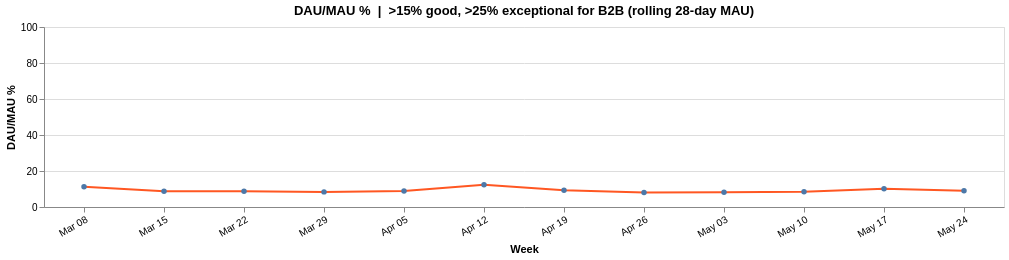

Source (Vega-Lite JSON):
### Vega-Lite specification from a JSON file in a GitHub repository (floating-point values rounded to 4 significant figures)
{"$schema": "https://vega.github.io/schema/vega-lite/v5.20.1.json", "config": {"view": {"continuousHeight": 300, "continuousWidth": 300}}, "data": {"name": "data-d785bcb3f7b125a02d6607a5285fe436"}, "datasets": {"data-d785bcb3f7b125a02d6607a5285fe436": [{"avg_dau": 489.6, "dau_mau": 11.3, "label": "Mar 08", "mau": 4331, "wau": 1716, "wau_mau": 39.6, "week": "2026-03-08T00:00:00"}, {"avg_dau": 409.7, "dau_mau": 8.8, "label": "Mar 15", "mau": 4652, "wau": 2005, "wau_mau": 43.1, "week": "2026-03-15T00:00:00"}, {"avg_dau": 407.4, "dau_mau": 8.8, "label": "Mar 22", "mau": 4652, "wau": 1564, "wau_mau": 33.6, "week": "2026-03-22T00:00:00"}, {"avg_dau": 399.7, "dau_mau": 8.4, "label": "Mar 29", "mau": 4759, "wau": 1645, "wau_mau": 34.6, "week": "2026-03-29T00:00:00"}, {"avg_dau": 416.1, "dau_mau": 8.9, "label": "Apr 05", "mau": 4677, "wau": 1651, "wau_mau": 35.3, "week": "2026-04-05T00:00:00"}, {"avg_dau": 541.1, "dau_mau": 12.3, "label": "Apr 12", "mau": 4400, "wau": 1767, "wau_mau": 40.2, "week": "2026-04-12T00:00:00"}, {"avg_dau": 461.7, "dau_mau": 9.3, "label": "Apr 19", "mau": 4969, "wau": 2256, "wau_mau": 45.4, "week": "2026-04-19T00:00:00"}, {"avg_dau": 399.9, "dau_mau": 8.0, "label": "Apr 26", "mau": 4985, "wau": 1722, "wau_mau": 34.5, "week": "2026-04-26T00:00:00"}, {"avg_dau": 411.1, "dau_mau": 8.2, "label": "May 03", "mau": 5034, "wau": 1684, "wau_mau": 33.5, "week": "2026-05-03T00:00:00"}, {"avg_dau": 420.7, "dau_mau": 8.5, "label": "May 10", "mau": 4943, "wau": 1618, "wau_mau": 32.7, "week": "2026-05-10T00:00:00"}, {"avg_dau": 440.9, "dau_mau": 10.1, "label": "May 17", "mau": 4368, "wau": 1651, "wau_mau": 37.8, "week": "2026-05-17T00:00:00"}, {"avg_dau": 390.6, "dau_mau": 9.0, "label": "May 24", "mau": 4319, "wau": 1724, "wau_mau": 39.9, "week": "2026-05-24T00:00:00"}]}, "encoding": {"tooltip": [{"field": "label", "title": "Week", "type": "nominal"}, {"field": "dau_mau", "format": ".1f", "title": "DAU/MAU %", "type": "quantitative"}, {"field": "avg_dau", "format": ".0f", "title": "Avg DAU", "type": "quantitative"}, {"field": "mau", "title": "Rolling 28d MAU", "type": "quantitative"}], "x": {"axis": {"labelAngle": -30}, "field": "label", "sort": null, "title": "Week", "type": "ordinal"}, "y": {"field": "dau_mau", "scale": {"domain": [0, 100]}, "title": "DAU/MAU %", "type": "quantitative"}}, "height": 180, "mark": {"color": "#FF5722", "point": true, "strokeWidth": 2, "type": "line"}, "title": "DAU/MAU %  |  >15% good, >25% exceptional for B2B (rolling 28-day MAU)", "usermeta": {"embedOptions": {}}, "width": 960}
